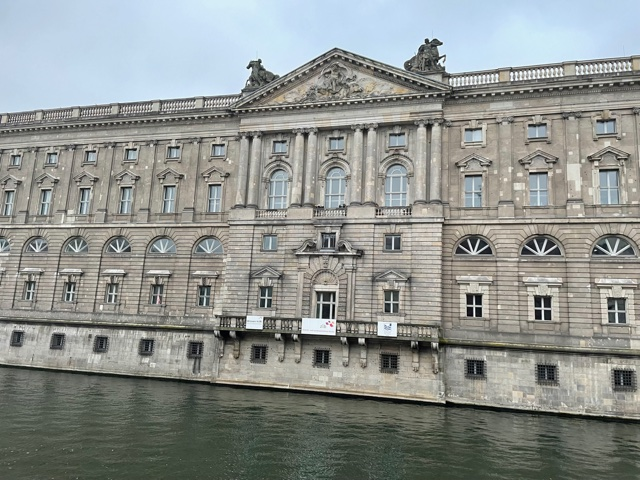
#> input picture Image/house1.jpg, 640 x 480 px
$ jupyter execute Tutorial_5.ipynb   (older library calls are emulated)
#> lines starting #> are read from the running program, lines starting #| are printed output that depends on the picture; after the words box and inside, x2 and y2 are one past the last pixel; in counts of white or black regions, pixels touching at a corner belong together
#> further down, img is the input picture: shape (480, 640, 3); mean B, G, R 142.1, 145.6, 141.7
[cell 1]
import cv2
import numpy as np
import matplotlib.pyplot as plt

Harris Corner Detector:

- Apply Gaussian window function to avoid noisy response
- considers small shifts by first order taylor series expansion
- Determine intensity change by analyzing the eigenvalues of second-moment matrix

- criteria for Harris response
    - R_xy = det(M) - K * trace (M)^2 > threshold


[cell 2]
def harrisCorners(image, ksize, windowSize, k, thresholdRatio):

    # get dimension of input image (image : grayscale image)
#> called with ksize = 3, windowSize = 3, k = 0.06, thresholdRatio = 0.01
    height, width = image.shape
#> height = 480; width = 640

    # define output matrix for harris response
    harris_response = np.zeros((height, width), np.float32)

    # define array for indicies of thresholded harris response
    corners = []

    # compute image gradient dx, and dy : floating point precision is needed => set ddepth of output to float
    dx = cv2.Sobel(image, cv2.CV_32F, 1, 0, ksize)
    dy = cv2.Sobel(image, cv2.CV_32F, 0, 1, ksize)
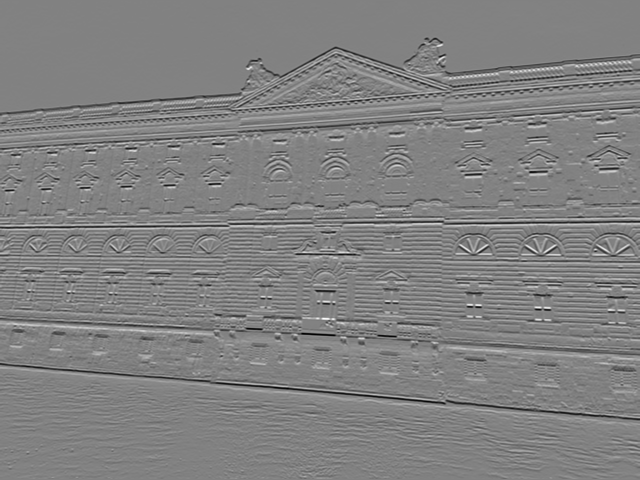
#> dy: shape (480, 640) float32; min -930, max 898, mean -2.4; drawn with min black and max white

    # Compute squared gradient dxx, dyy and dxy
    dxx = dx * dx
    dyy = dy * dy
    dxy = dx * dy

    # Apply gaussian window function to squared gradients, here we GaussianBlur()
    dx2 = cv2.GaussianBlur(dxx, (3,3),0)
    dy2 = cv2.GaussianBlur(dyy, (3,3),0)
    dxy2 = cv2.GaussianBlur(dxy, (3,3),0)

    # Compute the sums of the squared gradient at each pixel p(y,x)
    offset = int(windowSize/2)
    for y in range(offset, height-offset):
        for x in range(offset, width-offset):

            # calculate sum of squared gradients
            Sx2 = np.sum(dx2[y-offset:y+offset, x-offset:x+offset])
            Sy2 = np.sum(dy2[y-offset:y+offset, x-offset:x+offset])
            Sxy = np.sum(dxy2[y-offset:y+offset, x-offset:x+offset])

            # define the second moment matrix
            M = np.array([[Sx2, Sxy], [Sxy, Sy2]])

            # calculate the response function
            det = np.linalg.det(M) # det = Sx2*Sy2 - Sxy**2
            trace = np.matrix.trace(M) # trace = Sx2 + Sy2
            harris_response[y, x] = det - k*(trace**2) # Harris response function
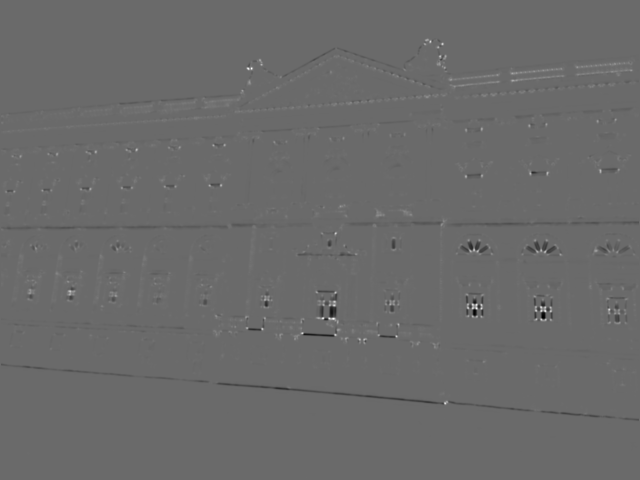
#> harris_response: shape (480, 640) float32; min -2.66e+11, max 3.71e+11, mean -6504455; drawn with min black and max white

    # show response matrix
    # cv2.imshow("Response Matrix", harris_response)

    # determine threshold using maximum corner response
    threshold = thresholdRatio * harris_response.max()
#> threshold = 3.71e+09

    # Apply threshold and get corners
    corners = np.argwhere(harris_response > threshold)
#> corners = 23050 pairs, first value 38 to 416, second value 1 to 638

     # binarize response matrix by threshold for display purpose
    harris_response[harris_response <= threshold] = 0
    harris_response[harris_response > threshold] = 255
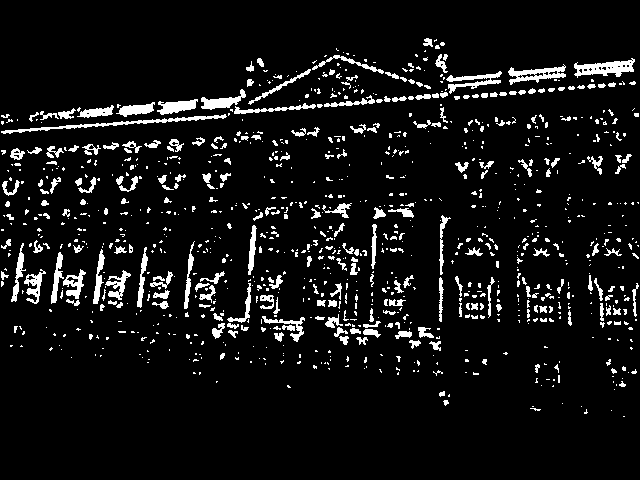
#> harris_response: shape (480, 640) float32; 7.5% white; 1032 white regions (777 under 20 px), largest, box (x1, y1, x2, y2) and area: (1, 114, 227, 134) 693, (574, 58, 635, 78) 635, (508, 64, 566, 85) 528
    # cv2.imshow("Response matrix", harris_response)

    # cv2.waitKey(0)
    # cv2.destroyAllWindows()

    return corners

[cell 3]
# load image
img = cv2.imread('Image/house1.jpg',1)
# plt.imshow(img)


img_copencv = img.copy()

img_gray = cv2.cvtColor(img, cv2.COLOR_BGR2GRAY)

# define kernel
KSobel_Size = 3
window_Size = 3

# define harris free parameters k and threshold ratio
k =0.06  # 0.04 - 0.06
threshold_ratio = 0.01

# find corners by harris detector
harris_Corners = harrisCorners(img_gray, KSobel_Size, window_Size, k, threshold_ratio)
#> harris_Corners has the same summary as corners in harrisCorners

# highlight harris corner in input image
for x,y in harris_Corners:
    # img[x,y] = [0,0,255]
    cv2.circle(img, (y,x), 3, (0,0,255))
#> this loop made 23050 passes
#> (x, y) on passes 1 to 3: (38, 426), (38, 427), (38, 428)
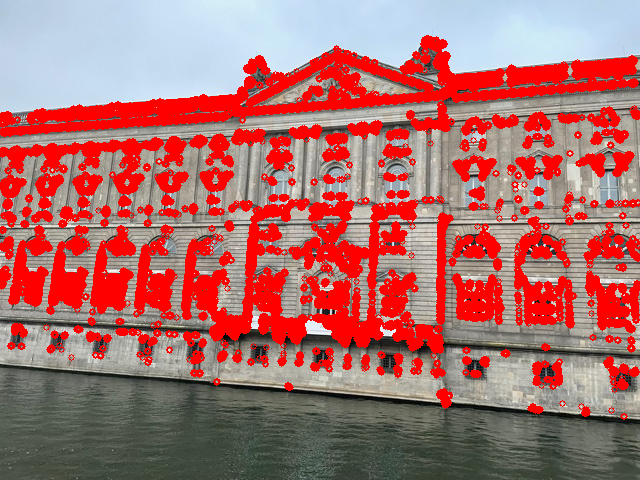
#> img: shape (480, 640, 3); mean B, G, R 107.9, 110, 173.6

# show the images
cv2.imshow("Harris Detector", img)

cv2.waitKey(0)
cv2.destroyAllWindows()

[cell 4]
# Using Harris corner detector from OpenCV

corners = cv2.cornerHarris(img_gray, window_Size-1, KSobel_Size, k)

index = np.argwhere(corners > threshold_ratio * corners.max())
#> index = 8558 pairs, first value 39 to 413, second value 0 to 638

for x,y in index:
    cv2.circle(img_copencv, (y,x), 3, (0,0,255))
#> this loop made 8558 passes
#> (x, y) on passes 1 to 3: (39, 427), (39, 428), (40, 425)
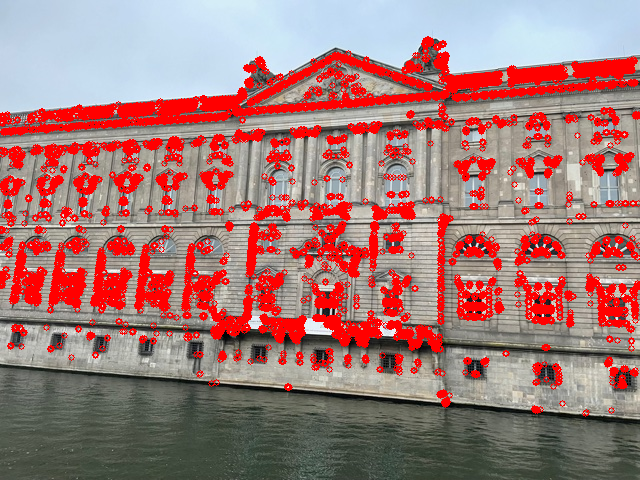
#> img_copencv: shape (480, 640, 3); mean B, G, R 118.7, 121.3, 164.1

# binarize OpenCV Harris corners for display purpose
corners[corners <= threshold_ratio*corners.max()] = 0
corners[corners > threshold_ratio*corners.max()] = 255
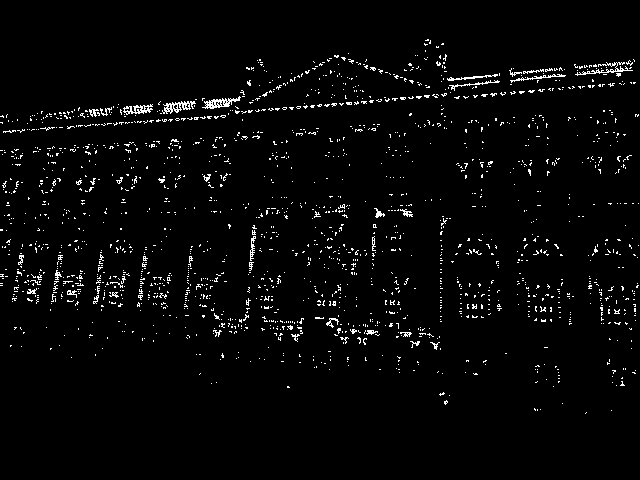
#> corners: shape (480, 640) float32; 2.8% white in thin lines or dots, all inside (x1, y1, x2, y2) = (0, 39, 639, 414)


cv2.imshow("OpneCV Harris corner detector", img_copencv)
cv2.waitKey(0)
cv2.destroyAllWindows()

Benefits for Harris corner detectors:
- invariant to image rotation
- partially invariant to affine intensity changes
- not invariant to scaling

Feature Description

- Feature Detector:

    • calculates locations of significant areas in an image (e.g., corners)

    • no other information about the detected features

- Feature Descriptor:

    • local description of surrounding pixels

    • outputs feature vectors

    • numerical "fingerprint"

    • ideally: invariant under image transformation

    • descriptor vector for each feature point

Feature Matching:

• Descriptors are compared across images to identify similar features

• Useful to solve N-view correspondence problems

Process of Feature Matching consists of:
1. Find interest points (feature detection)
2. Compute descriptor vector for each feature point (feature description)
3. Compare descriptors across images to identify similar pixels (feature matching)

Invariances of Harris Corner Descriptor:

    • not invariant to rotation

    • not invariant to scaling

# SIFT - scale invariant feature transform

Characteristics of SIFT:

• detecting keypoints in scale space

• assigning an orientation to each keypoint

• descriptor to each keypoint (16x16 neighbourhood around keypoint)

[cell 5]
# load image

image1 = cv2.imread('Image/house1.jpg')
im1 = cv2.cvtColor(image1, cv2.COLOR_BGR2GRAY)
image2 = cv2.imread('Image/house2.jpg')
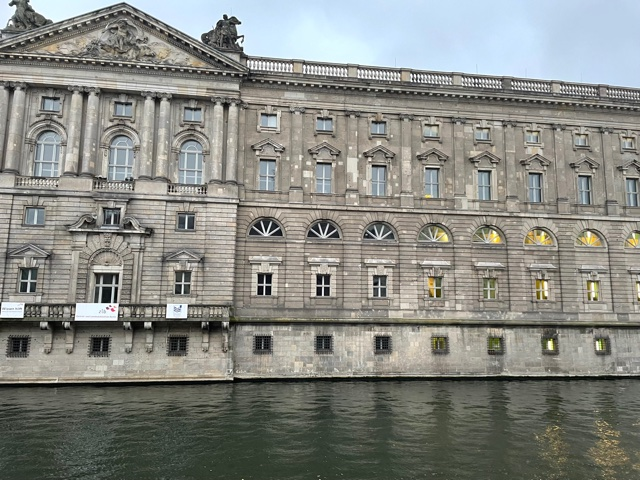
#> input picture Image/house2.jpg, 640 x 480 px
#> image2 is the input picture: shape (480, 640, 3); mean B, G, R 130.3, 136.1, 134.5
im2 = cv2.cvtColor(image2, cv2.COLOR_BGR2GRAY)
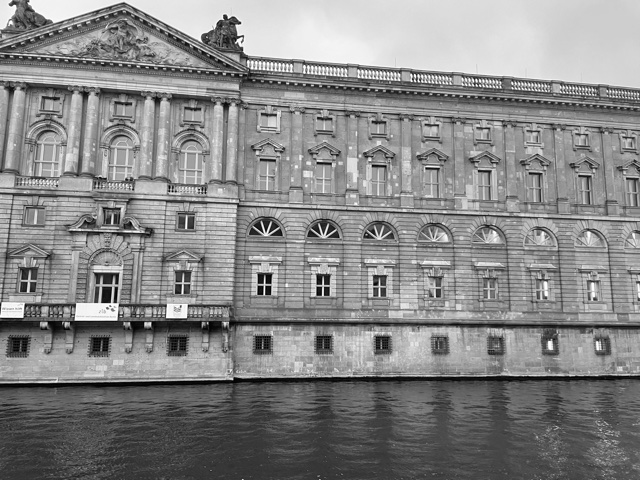
#> im2: shape (480, 640); min 0, max 255, mean 134.9

# construct a SIFT object
sift = cv2.SIFT_create()
orb = cv2.ORB_create()


# detect SIFT keypoints and compute descriptors from keypoints
# kp1, des1 = sift.detectAndCompute(im1, None)
# kp2, des2 = sift.detectAndCompute(im2, None)

# also we can detect kp, and compute descriptors separetly for ORB
kp1 = orb.detect(im1)
#> kp1 = 500 keypoints; strongest (x, y, size): (476, 308, 31), (540, 306, 31), (476, 303, 31), (471, 303, 31)
kp1, des1 = orb.compute(im1, kp1)
kp2 = orb.detect(im2)
#> kp2 = 500 keypoints; strongest (x, y, size): (262, 282, 31), (325, 283, 31), (320, 283, 31), (325, 288, 31)
kp2, des2 = orb.compute(im2, kp2)


# detect

# Brute force matcher
matcher = cv2.BFMatcher()
matches = matcher.match(des1, des2)
#> matches = 500 matches

# sort matches in the order of their distance
matches = sorted(matches, key=lambda x:x.distance)

# draw first 100 matches
cv2.drawKeypoints(image1, kp1, image1)
#> image1: shape (480, 640, 3); 3.32% of pixels changed, all inside (x1, y1, x2, y2) = (45, 35, 613, 408)
cv2.drawKeypoints(image2, kp2, image2)
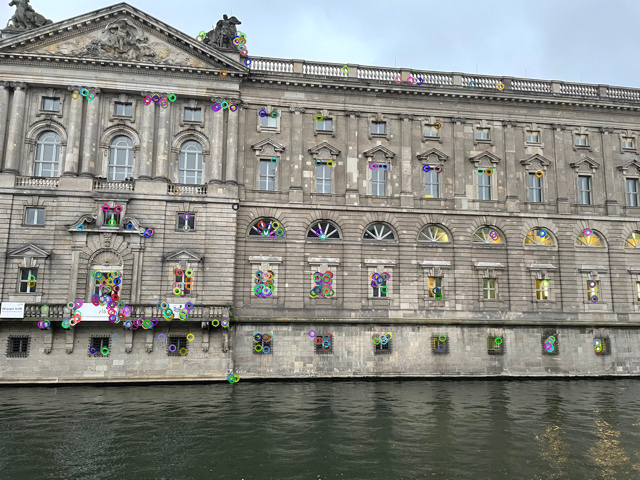
#> image2: shape (480, 640, 3); 3.33% of pixels changed, all inside (x1, y1, x2, y2) = (27, 30, 603, 384)
matched_image = cv2.drawMatches(image1, kp1, image2, kp2, matches[:10], 0)
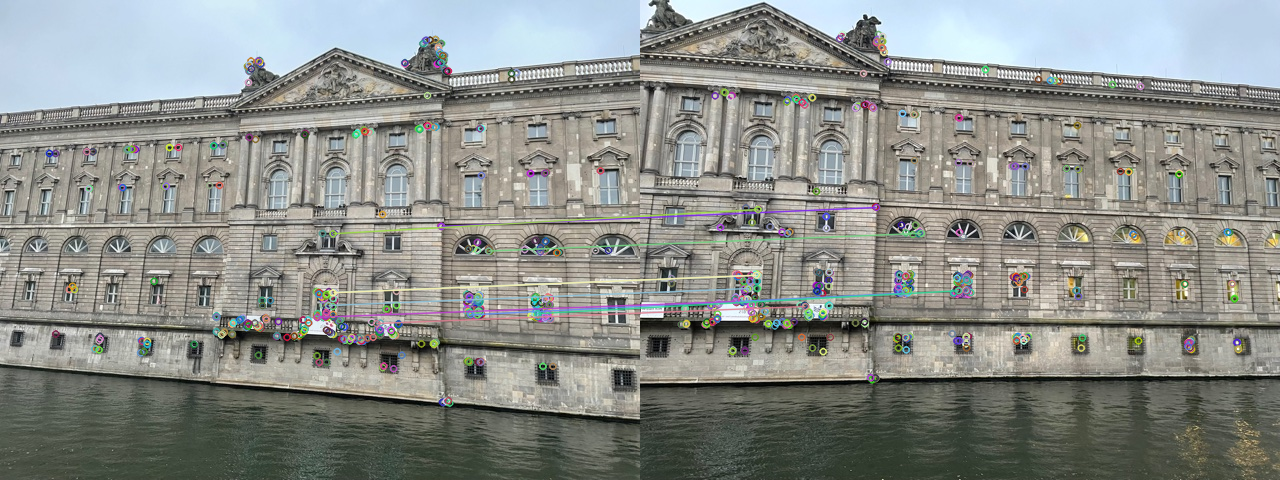
#> matched_image: shape (480, 1280, 3); mean B, G, R 136.7, 141.3, 138.4

cv2.imshow("Feature matching", matched_image)

cv2.waitKey(0)
cv2.destroyAllWindows()
